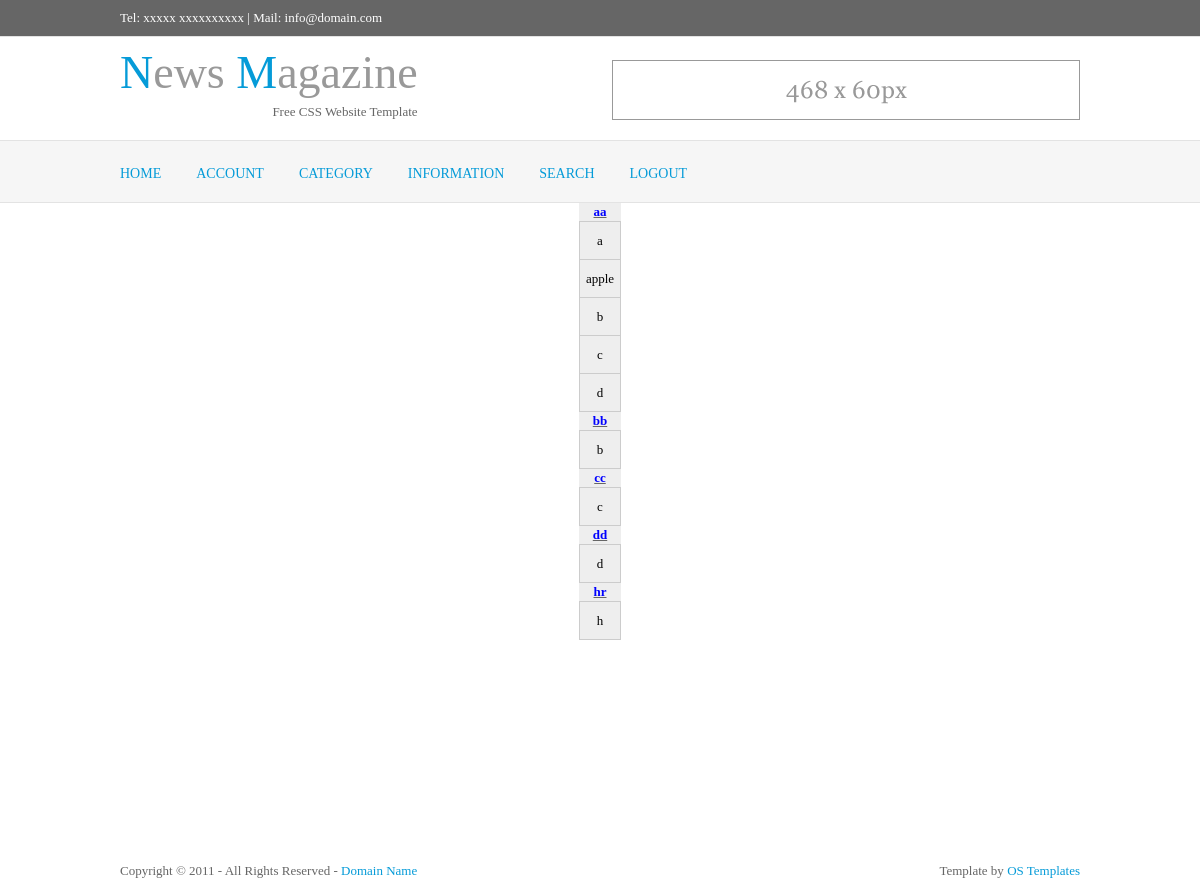
The page /view/view_category_view.php (signed in) on the database its author committed.
### tables this page shows
CREATE TABLE IF NOT EXISTS `sub_category` (
  `category_name` varchar(40) NOT NULL,
  `sub_category_name` varchar(40) NOT NULL,
  UNIQUE KEY `category_name` (`category_name`,`sub_category_name`)
);

### controller/view_category_controller.php (called while the page is built)
<?php
    class View_category_controller
    {
        public function view_all_category()
        {
            include'../model/admin_model.php';
            $admin_model =new Admin_model();
            $view_all_category=$admin_model->view_all_category();
            if($view_all_category)
            {
                return $view_all_category;
            }
            else
            {
                return FALSE;
            }
        }
    }
?>

### model/admin_model.php (called while the page is built, shortened)
<?php
class Admin_model extends Db_connection_model
{
    public function view_all_category()
    {
        $sql_view_all_category="SELECT * FROM sub_category";
        $result_of_view_all_category=mysql_query($sql_view_all_category) or die("cant select from  Admin_model class  view_all_category() <br/>".  mysql_error());
        if($result_of_view_all_category)
        {
            return $result_of_view_all_category;
        }
        else
        {
            return false;
        }
    }
}
?>

### view/view_category_view.php (the view, shortened to what this page needs)
<?php
if($_SESSION['loggedIn']==1)
{
?>
<!DOCTYPE html PUBLIC "-//W3C//DTD XHTML 1.0 Transitional//EN" "http://www.w3.org/TR/xhtml1/DTD/xhtml1-transitional.dtd">
<html xmlns="http://www.w3.org/1999/xhtml" xml:lang="EN" lang="EN" dir="ltr">
<head profile="http://gmpg.org/xfn/11">
<link rel="stylesheet" href="styles/layout.css" type="text/css" />
</head>
<body id="top">
<?php
 $a="a";
include_once 'include/top_view.php';
?>
<div class="wrapper col2">
  <div id="topbar">
    <div id="topnav">
        <?php
        include ('include/link.php');
             topmenuLink();
        ?>
    </div>
    <br class="clear" />
  </div>
</div>
<?php
include_once '../controller/view_category_controller.php';
$view_category_controller=new View_category_controller();
$view_category=$view_category_controller->view_all_category();
if($view_category)
{
    ?>
<table class="add_item_table" align="center">
    <?php
        while($row_view_category= mysql_fetch_array($view_category))
        {
            if($a!=$row_view_category["category_name"])
            {
                $a=$row_view_category["category_name"];
                ?>
    <tr class="even">
        <th> <b><u><font color="blue"><?php echo "$row_view_category[category_name]"; ?> </u></b></th>
    </tr>
            <?php
            }
            ?>
  <tr class='even'>
    <td height="35"><?php echo"$row_view_category[sub_category_name]"; ?></td>
  </tr>
<?php
        }
?>
    </table>
<?php
}
else
{
    echo"cant view catagory name<br/>";
}
        include_once 'include/bottom_view.php';
}
else
{
    header('Location:login_form_view.php');
}
?>

### view/include/top_view.php
<div class="wrapper col0">
  <div id="topline">
    <p>Tel: xxxxx xxxxxxxxxx | Mail: info@domain.com</p>
    <br class="clear" />
  </div>
</div>
<div class="wrapper">
  <div id="header">
    <div class="fl_left">
      <h1><a href="#"><strong>N</strong>ews <strong>M</strong>agazine</a></h1>
      <p>Free CSS Website Template</p>
    </div>
    <div class="fl_right"><a href="#"><img src="images/demo/468x60.gif" alt="" /></a></div>
    <br class="clear" />
  </div>
</div>

### view/include/link.php (shortened to what this page needs)
<?php
function topmenuLink()
{
$status=$_SESSION['loggedIn'];
   if($status==1)
   {
       ?>
<ul>
        <li><a href="admin_view.php">Home</a></li>
        <li><a href="#">Account</a>
        </li>
        <li><a href="#">CATEGORY</a>
        </li>
        <li><a href="#">Information</a>
        </li>
        <li><a href="search_view.php">SEARCH</a>
        </li>
        <li><a href="../controller/logout_controller.php">Logout</a></li>
      </ul>
<?php
   }
}
?>

### view/include/bottom_view.php
<html>
<body>
<br/><br/><br/>   <br/>      <br/>   <br/><br/><br/><br/>
<br/><br/><br/>   <br/>
<div class="wrapper col8">
  <div id="copyright">
    <p class="fl_left">Copyright &copy; 2011 - All Rights Reserved - <a href="#">Domain Name</a></p>
    <p class="fl_right">Template by <a href="http://www.os-templates.com/" title="Free Website Templates">OS Templates</a></p>
    <br class="clear" />
  </div>
</div>
</html>
</body>

### view/styles/layout.css (style rules this page uses)
body { margin:0; padding:0; font-size:13px; font-family:Georgia, "Times New Roman", Times, serif; color:#666666; background-color:#FFFFFF; }
img { display:block; margin:0; padding:0; border:none; }
a { outline:none; text-decoration:none; color:#059BD8; background-color:#FFFFFF; }
.fl_left { float:left; }
.fl_right { float:right; }
div.wrapper { display:block; width:100%; margin:0; text-align:left; border-bottom:1px solid #E3E3E3; }
div.wrapper h1, div.wrapper h2, div.wrapper h3, div.wrapper h4, div.wrapper h5, div.wrapper h6 { margin:0 0 15px 0; padding:0; font-size:20px; font-weight:normal; line-height:normal; }
.col0, .col0 a { color:#FFFFFF; background-color:#666666; }
.col2 { color:#FFFFFF; background-color:#F6F6F6; }
#header, #topline, #topbar, #breadcrumb, .container, #hpage_cats, #adblock, #socialise, #footer, #copyright { position:relative; margin:0 auto 0; display:block; width:960px; }
#topline { padding:10px 0; }
#topline p { float:left; margin:0; padding:0; }
#header { padding:2px 0 20px 0; }
#header .fl_left { display:block; float:left; margin-top:7px; overflow:hidden; }
#header .fl_right { display:block; float:right; width:468px; height:60px; margin-top:21px; overflow:hidden; }
#header h1, #header p, #header ul { margin:0; padding:0; list-style:none; line-height:normal; }
#header h1 a { font-size:46px; color:#999999; background-color:#FFFFFF; }
#header h1 strong { font-weight:normal; color:#059BD8; background-color:#FFFFFF; }
#header .fl_left p { text-align:right; margin-top:5px; }
#topbar { padding:20px 0; z-index:1000; }
div.col8 { border:none; }
#copyright { padding:15px 0; }
#copyright p { margin:0; padding:0; }

### view/styles/navi.css (style rules this page uses)
#topnav { display:block; float:left; width:700px; margin:5px 0 0 0; padding:0; list-style:none; }
#topnav ul, #topnav li { float:left; list-style:none; margin:0; padding:0; }
#topnav li a:link, #topnav li a:visited, #topnav li a:hover { display:block; margin:0 35px 0 0; padding:0; font-size:14px; text-transform:uppercase; color:#059BD8; background-color:#F6F6F6; }

### view/styles/tables.css (style rules this page uses)
.add_item_table { border-collapse:collapse; }
.add_item_table tr.even { background-color: #EEE; padding-top: 12px; }
.add_item_table td { color:black; padding-left: 6px; padding-right: 6px; border:1px solid #ccc; text-align: center; }

### rows shown on the page
sub_category: category_name "aa", sub_category_name "a"
sub_category: sub_category_name "apple"
sub_category: sub_category_name "b"
sub_category: sub_category_name "c"
sub_category: sub_category_name "d"
sub_category: category_name "bb", sub_category_name "b"
sub_category: category_name "cc", sub_category_name "c"
sub_category: category_name "dd", sub_category_name "d"
sub_category: category_name "hr", sub_category_name "h"
